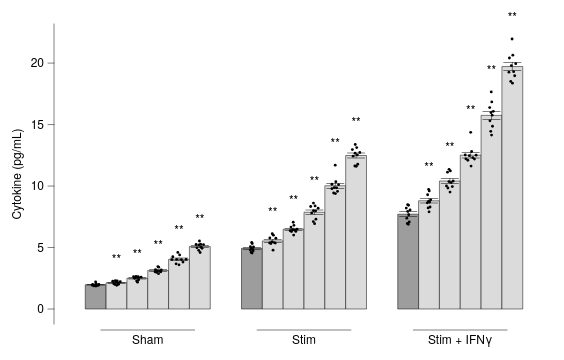

Here is the Vega-Lite specification saved for this chart:
### Vega-Lite specification from a JSON file in a GitHub repository (floating-point values rounded to 4 significant figures; data arrays with more than 128 entries replaced by an {"elided": "..."} marker saying what was removed)
{"background": null, "config": {"arc": {"fill": "#DBDBDB", "fillOpacity": 1.0, "innerRadius": 37.5, "padAngle": 0.03, "stroke": "black", "strokeOpacity": 1, "strokeWidth": 0.25}, "area": {"fill": "#DBDBDB", "fillOpacity": 1.0, "stroke": "black", "strokeOpacity": 1, "strokeWidth": 0.25}, "axis": {"domain": true, "domainCap": "round", "domainColor": "black", "domainWidth": 0.25, "grid": false, "gridCap": "round", "gridColor": "#F1F1F1", "gridDash": [0, 0], "gridOpacity": 1.0, "gridWidth": 0.25, "labelColor": "black", "labelFont": "Helvetica Neue, HelveticaNeue, Helvetica, Arial, sans-serif", "labelFontSize": 6, "labelFontStyle": "normal", "labelFontWeight": 400, "offset": 0, "ticks": true, "tickCap": "round", "tickColor": "black", "tickRound": false, "tickSize": 3, "tickWidth": 0.25, "titleColor": "black", "titleFont": "Helvetica Neue, HelveticaNeue, Helvetica, Arial, sans-serif", "titleFontSize": 6, "titleFontStyle": "normal", "titleFontWeight": 400}, "axisX": {"domain": false, "labelAlign": "center", "labelAngle": 0, "labels": true, "ticks": false, "translate": 0}, "axisY": {"domain": true, "labelAlign": "right", "labelAngle": 0, "labels": true, "ticks": true, "translate": 0}, "axisRight": {"domain": true, "labelAlign": "left", "labelAngle": 0, "labels": true, "ticks": true, "translate": 0}, "axisTop": {"domain": false, "labelAlign": "center", "labelAngle": 0, "labels": true, "ticks": false, "translate": 0}, "axisBand": {"tickOffset": 0}, "bar": {"fill": "#DBDBDB", "fillOpacity": 1.0, "stroke": "black", "strokeOpacity": 1, "strokeWidth": 0.25}, "boxplot": {"size": 13.5, "ticks": {"cornerRadius": 0.25, "fill": "black", "opacity": 1, "size": 6.75, "thickness": 0.25}, "box": {"fillOpacity": 1.0, "stroke": "black", "strokeOpacity": 1, "strokeWidth": 0.25}, "median": {"cornerRadius": 0, "fill": "black", "fillOpacity": 1.0, "opacity": 1, "size": 13.5, "thickness": 0.25}, "rule": {"fill": "black", "fillOpacity": 1.0, "size": 15.0, "stroke": "black", "strokeDash": [0, 0], "strokeOpacity": 1, "strokeWidth": 0.25}, "outliers": {"color": "black", "fill": "black", "fillOpacity": 1.0, "size": 0, "stroke": "black", "strokeOpacity": 1, "strokeWidth": 0.25}}, "circle": {"fill": "black", "fillOpacity": 1.0, "size": 1.875, "stroke": null, "strokeOpacity": 1, "strokeWidth": 0.25}, "errorband": {"band": {"fillOpacity": 0.6, "stroke": null, "strokeWidth": 0.25, "strokeOpacity": 1}, "borders": {"opacity": 0, "strokeOpacity": 1, "strokeWidth": 0.25}}, "errorbar": {"opacity": 1, "rule": {"strokeDash": [0, 0], "strokeWidth": 0.25}, "ticks": {"color": "black", "cornerRadius": 0.125, "opacity": 1, "size": 9.0, "thickness": 0.25}, "thickness": 0.25}, "font": "Helvetica Neue, HelveticaNeue, Helvetica, Arial, sans-serif", "geoshape": {"fill": "#DBDBDB", "fillOpacity": 1.0, "stroke": "black", "strokeOpacity": 1, "strokeWidth": 0.25}, "header": {"labelColor": "black", "labelFont": "Helvetica Neue, HelveticaNeue, Helvetica, Arial, sans-serif", "labelFontSize": 6, "labelFontStyle": "normal", "labelFontWeight": 400, "titleColor": "black", "titleFont": "Helvetica Neue, HelveticaNeue, Helvetica, Arial, sans-serif", "titleFontSize": 6, "titleFontStyle": "normal", "titleFontWeight": 400, "titlePadding": 0}, "legend": {"disable": false, "offset": 4.5, "titlePadding": 4, "labelOffset": 2, "gradientLabelOffset": 2, "columnPadding": 4, "rowPadding": 2, "gradientLength": 75.0, "gradientThickness": 7.5, "gradientOpacity": 1.0, "gradientStrokeColor": "black", "gradientStrokeWidth": 0.25, "labelColor": "black", "labelFont": "Helvetica Neue, HelveticaNeue, Helvetica, Arial, sans-serif", "labelFontSize": 6, "labelFontStyle": "normal", "labelFontWeight": 400, "strokeColor": "black", "strokeWidth": 0, "symbolSize": 36, "symbolStrokeColor": "black", "symbolStrokeWidth": 0.25, "titleColor": "black", "titleFont": "Helvetica Neue, HelveticaNeue, Helvetica, Arial, sans-serif", "titleFontSize": 6, "titleFontStyle": "normal", "titleFontWeight": 400}, "line": {"color": "black", "stroke": "black", "strokeCap": "butt", "strokeDash": [0, 0], "strokeOpacity": 1, "strokeWidth": 0.5}, "point": {"filled": true, "fill": "#DBDBDB", "fillOpacity": 1.0, "size": 7.5, "stroke": "black", "strokeOpacity": 1, "strokeWidth": 0.25}, "range": {"category": ["#B2B2B2", "#4A7CD3", "#008542", "#664CAF", "#509F98", "#636363", "#284F93", "#005226", "#382864", "#285753"], "diverging": {"scheme": ["#443E60", "#5F597E", "#7C759B", "#9994B6", "#B7B4CC", "#D6D5DC", "#F6F6F6", "#D1DAD9", "#A4C2BF", "#7AA9A4", "#578E89", "#37736E", "#1B5954"]}, "heatmap": {"scheme": ["#440154", "#472270", "#433E82", "#38598C", "#2C728E", "#238A8D", "#24A086", "#39B578", "#5DC862", "#96D646", "#CAE02D", "#FDE724"]}, "ordinal": {"scheme": ["#F1F1F1", "#DBDBDB", "#C6C6C6", "#B2B2B2", "#9D9D9D", "#898989", "#767676", "#636363", "#515151", "#404040", "#2F2F2F", "#1F1F1F"]}, "ramp": {"scheme": ["#440154", "#472270", "#433E82", "#38598C", "#2C728E", "#238A8D", "#24A086", "#39B578", "#5DC862", "#96D646", "#CAE02D", "#FDE724"]}}, "rule": {"color": "black", "stroke": "black", "strokeCap": "round", "strokeDash": [2, 2], "strokeOpacity": 1, "strokeWidth": 0.25}, "scale": {"barBandPaddingInner": 0.1, "rectBandPaddingInner": 0, "tickBandPaddingInner": 0.1, "bandPaddingOuter": 0.1, "bandWithNestedOffsetPaddingInner": 0.2, "bandWithNestedOffsetPaddingOuter": 0.2, "offsetBandPaddingInner": 0, "offsetBandPaddingOuter": 0, "continuousPadding": 7.5, "round": false}, "rect": {"fill": "#DBDBDB", "fillOpacity": 1.0, "stroke": "black", "strokeOpacity": 1, "strokeWidth": 0.25}, "square": {"fill": "#DBDBDB", "fillOpacity": 1.0, "size": 15.0, "stroke": "black", "strokeOpacity": 1, "strokeWidth": 0.25}, "text": {"color": "black", "font": "Helvetica Neue, HelveticaNeue, Helvetica, Arial, sans-serif", "fontSize": 6, "fontStyle": "normal", "fontWeight": 400}, "tick": {"color": "black", "cornerRadius": 0.125, "opacity": 1.0, "size": 13.5, "thickness": 0.25}, "title": {"anchor": "middle", "frame": "group", "color": "black", "font": "Helvetica Neue, HelveticaNeue, Helvetica, Arial, sans-serif", "fontSize": 6, "fontStyle": "normal", "fontWeight": 400, "subtitleColor": "black", "subtitleFont": "Helvetica Neue, HelveticaNeue, Helvetica, Arial, sans-serif", "subtitleFontSize": 6, "subtitleFontStyle": "normal", "subtitleFontWeight": 400}, "trail": {"color": "black", "opacity": 1, "size": 0.5}, "view": {"continuousWidth": 250, "continuousHeight": 150, "discreteWidth": 250, "discreteHeight": 150, "fill": null, "stroke": null, "strokeWidth": 0.25}}, "vconcat": [{"layer": [{"layer": [{"data": {"name": "data-9f034f5143c3ae99e96588757bb17d60"}, "mark": {"type": "bar"}, "encoding": {"fill": {"condition": {"test": "datum.cond === 'Veh'", "value": "#9D9D9D"}, "value": "#DBDBDB"}, "x": {"axis": {"labels": false, "title": null}, "field": "grp", "sort": ["Sham", "Stim", "Stim+IFN"], "title": null, "type": "nominal"}, "xOffset": {"field": "cond", "sort": ["Veh", "1", "3", "10", "30", "100"], "type": "nominal"}, "y": {"aggregate": "mean", "field": "y", "title": "Cytokine (pg/mL)", "type": "quantitative", "scale": {"nice": false}}}}, {"data": {"name": "data-9f034f5143c3ae99e96588757bb17d60"}, "mark": {"type": "errorbar", "extent": "stderr"}, "encoding": {"x": {"axis": {"labels": false, "title": null}, "field": "grp", "sort": ["Sham", "Stim", "Stim+IFN"], "title": null, "type": "nominal"}, "xOffset": {"field": "cond", "sort": ["Veh", "1", "3", "10", "30", "100"], "type": "nominal"}, "y": {"field": "y", "title": "", "type": "quantitative", "scale": {"nice": false}}}}, {"layer": [{"data": {"values": [{"grp": "Sham", "cond": "1", "__y": 2.31, "__label": "**", "__dysonsphere__": 1}]}, "mark": {"type": "text", "align": "center", "baseline": "bottom", "dy": -8.0, "fontSize": 6}, "encoding": {"text": {"field": "__label", "type": "nominal"}, "x": {"axis": {"labels": false, "title": null}, "field": "grp", "sort": ["Sham", "Stim", "Stim+IFN"], "type": "nominal"}, "xOffset": {"field": "cond", "sort": ["Veh", "1", "3", "10", "30", "100"], "type": "nominal"}, "y": {"field": "__y", "type": "quantitative", "scale": {"nice": false}}}}, {"data": {"values": [{"grp": "Sham", "cond": "3", "__y": 2.65, "__label": "**", "__dysonsphere__": 1}]}, "mark": {"type": "text", "align": "center", "baseline": "bottom", "dy": -8.0, "fontSize": 6}, "encoding": {"text": {"field": "__label", "type": "nominal"}, "x": {"axis": {"labels": false, "title": null}, "field": "grp", "sort": ["Sham", "Stim", "Stim+IFN"], "type": "nominal"}, "xOffset": {"field": "cond", "sort": ["Veh", "1", "3", "10", "30", "100"], "type": "nominal"}, "y": {"field": "__y", "type": "quantitative", "scale": {"nice": false}}}}, {"data": {"values": [{"grp": "Sham", "cond": "10", "__y": 3.447, "__label": "**", "__dysonsphere__": 1}]}, "mark": {"type": "text", "align": "center", "baseline": "bottom", "dy": -8.0, "fontSize": 6}, "encoding": {"text": {"field": "__label", "type": "nominal"}, "x": {"axis": {"labels": false, "title": null}, "field": "grp", "sort": ["Sham", "Stim", "Stim+IFN"], "type": "nominal"}, "xOffset": {"field": "cond", "sort": ["Veh", "1", "3", "10", "30", "100"], "type": "nominal"}, "y": {"field": "__y", "type": "quantitative", "scale": {"nice": false}}}}, {"data": {"values": [{"grp": "Sham", "cond": "30", "__y": 4.601, "__label": "**", "__dysonsphere__": 1}]}, "mark": {"type": "text", "align": "center", "baseline": "bottom", "dy": -8.0, "fontSize": 6}, "encoding": {"text": {"field": "__label", "type": "nominal"}, "x": {"axis": {"labels": false, "title": null}, "field": "grp", "sort": ["Sham", "Stim", "Stim+IFN"], "type": "nominal"}, "xOffset": {"field": "cond", "sort": ["Veh", "1", "3", "10", "30", "100"], "type": "nominal"}, "y": {"field": "__y", "type": "quantitative", "scale": {"nice": false}}}}, {"data": {"values": [{"grp": "Sham", "cond": "100", "__y": 5.53, "__label": "**", "__dysonsphere__": 1}]}, "mark": {"type": "text", "align": "center", "baseline": "bottom", "dy": -8.0, "fontSize": 6}, "encoding": {"text": {"field": "__label", "type": "nominal"}, "x": {"axis": {"labels": false, "title": null}, "field": "grp", "sort": ["Sham", "Stim", "Stim+IFN"], "type": "nominal"}, "xOffset": {"field": "cond", "sort": ["Veh", "1", "3", "10", "30", "100"], "type": "nominal"}, "y": {"field": "__y", "type": "quantitative", "scale": {"nice": false}}}}, {"data": {"values": [{"grp": "Stim", "cond": "1", "__y": 6.119, "__label": "**", "__dysonsphere__": 1}]}, "mark": {"type": "text", "align": "center", "baseline": "bottom", "dy": -8.0, "fontSize": 6}, "encoding": {"text": {"field": "__label", "type": "nominal"}, "x": {"axis": {"labels": false, "title": null}, "field": "grp", "sort": ["Sham", "Stim", "Stim+IFN"], "type": "nominal"}, "xOffset": {"field": "cond", "sort": ["Veh", "1", "3", "10", "30", "100"], "type": "nominal"}, "y": {"field": "__y", "type": "quantitative", "scale": {"nice": false}}}}, {"data": {"values": [{"grp": "Stim", "cond": "3", "__y": 7.053, "__label": "**", "__dysonsphere__": 1}]}, "mark": {"type": "text", "align": "center", "baseline": "bottom", "dy": -8.0, "fontSize": 6}, "encoding": {"text": {"field": "__label", "type": "nominal"}, "x": {"axis": {"labels": false, "title": null}, "field": "grp", "sort": ["Sham", "Stim", "Stim+IFN"], "type": "nominal"}, "xOffset": {"field": "cond", "sort": ["Veh", "1", "3", "10", "30", "100"], "type": "nominal"}, "y": {"field": "__y", "type": "quantitative", "scale": {"nice": false}}}}, {"data": {"values": [{"grp": "Stim", "cond": "10", "__y": 8.611, "__label": "**", "__dysonsphere__": 1}]}, "mark": {"type": "text", "align": "center", "baseline": "bottom", "dy": -8.0, "fontSize": 6}, "encoding": {"text": {"field": "__label", "type": "nominal"}, "x": {"axis": {"labels": false, "title": null}, "field": "grp", "sort": ["Sham", "Stim", "Stim+IFN"], "type": "nominal"}, "xOffset": {"field": "cond", "sort": ["Veh", "1", "3", "10", "30", "100"], "type": "nominal"}, "y": {"field": "__y", "type": "quantitative", "scale": {"nice": false}}}}, {"data": {"values": [{"grp": "Stim", "cond": "30", "__y": 11.7, "__label": "**", "__dysonsphere__": 1}]}, "mark": {"type": "text", "align": "center", "baseline": "bottom", "dy": -8.0, "fontSize": 6}, "encoding": {"text": {"field": "__label", "type": "nominal"}, "x": {"axis": {"labels": false, "title": null}, "field": "grp", "sort": ["Sham", "Stim", "Stim+IFN"], "type": "nominal"}, "xOffset": {"field": "cond", "sort": ["Veh", "1", "3", "10", "30", "100"], "type": "nominal"}, "y": {"field": "__y", "type": "quantitative", "scale": {"nice": false}}}}, {"data": {"values": [{"grp": "Stim", "cond": "100", "__y": 13.38, "__label": "**", "__dysonsphere__": 1}]}, "mark": {"type": "text", "align": "center", "baseline": "bottom", "dy": -8.0, "fontSize": 6}, "encoding": {"text": {"field": "__label", "type": "nominal"}, "x": {"axis": {"labels": false, "title": null}, "field": "grp", "sort": ["Sham", "Stim", "Stim+IFN"], "type": "nominal"}, "xOffset": {"field": "cond", "sort": ["Veh", "1", "3", "10", "30", "100"], "type": "nominal"}, "y": {"field": "__y", "type": "quantitative", "scale": {"nice": false}}}}, {"data": {"values": [{"grp": "Stim+IFN", "cond": "1", "__y": 9.734, "__label": "**", "__dysonsphere__": 1}]}, "mark": {"type": "text", "align": "center", "baseline": "bottom", "dy": -8.0, "fontSize": 6}, "encoding": {"text": {"field": "__label", "type": "nominal"}, "x": {"axis": {"labels": false, "title": null}, "field": "grp", "sort": ["Sham", "Stim", "Stim+IFN"], "type": "nominal"}, "xOffset": {"field": "cond", "sort": ["Veh", "1", "3", "10", "30", "100"], "type": "nominal"}, "y": {"field": "__y", "type": "quantitative", "scale": {"nice": false}}}}, {"data": {"values": [{"grp": "Stim+IFN", "cond": "3", "__y": 11.36, "__label": "**", "__dysonsphere__": 1}]}, "mark": {"type": "text", "align": "center", "baseline": "bottom", "dy": -8.0, "fontSize": 6}, "encoding": {"text": {"field": "__label", "type": "nominal"}, "x": {"axis": {"labels": false, "title": null}, "field": "grp", "sort": ["Sham", "Stim", "Stim+IFN"], "type": "nominal"}, "xOffset": {"field": "cond", "sort": ["Veh", "1", "3", "10", "30", "100"], "type": "nominal"}, "y": {"field": "__y", "type": "quantitative", "scale": {"nice": false}}}}, {"data": {"values": [{"grp": "Stim+IFN", "cond": "10", "__y": 14.37, "__label": "**", "__dysonsphere__": 1}]}, "mark": {"type": "text", "align": "center", "baseline": "bottom", "dy": -8.0, "fontSize": 6}, "encoding": {"text": {"field": "__label", "type": "nominal"}, "x": {"axis": {"labels": false, "title": null}, "field": "grp", "sort": ["Sham", "Stim", "Stim+IFN"], "type": "nominal"}, "xOffset": {"field": "cond", "sort": ["Veh", "1", "3", "10", "30", "100"], "type": "nominal"}, "y": {"field": "__y", "type": "quantitative", "scale": {"nice": false}}}}, {"data": {"values": [{"grp": "Stim+IFN", "cond": "30", "__y": 17.66, "__label": "**", "__dysonsphere__": 1}]}, "mark": {"type": "text", "align": "center", "baseline": "bottom", "dy": -8.0, "fontSize": 6}, "encoding": {"text": {"field": "__label", "type": "nominal"}, "x": {"axis": {"labels": false, "title": null}, "field": "grp", "sort": ["Sham", "Stim", "Stim+IFN"], "type": "nominal"}, "xOffset": {"field": "cond", "sort": ["Veh", "1", "3", "10", "30", "100"], "type": "nominal"}, "y": {"field": "__y", "type": "quantitative", "scale": {"nice": false}}}}, {"data": {"values": [{"grp": "Stim+IFN", "cond": "100", "__y": 21.96, "__label": "**", "__dysonsphere__": 1}]}, "mark": {"type": "text", "align": "center", "baseline": "bottom", "dy": -8.0, "fontSize": 6}, "encoding": {"text": {"field": "__label", "type": "nominal"}, "x": {"axis": {"labels": false, "title": null}, "field": "grp", "sort": ["Sham", "Stim", "Stim+IFN"], "type": "nominal"}, "xOffset": {"field": "cond", "sort": ["Veh", "1", "3", "10", "30", "100"], "type": "nominal"}, "y": {"field": "__y", "type": "quantitative", "scale": {"nice": false}}}}], "name": "__dysonsphere_ede9e77018a8e295_21"}]}, {"data": {"name": "data-9f034f5143c3ae99e96588757bb17d60"}, "mark": {"type": "circle", "size": 2}, "encoding": {"x": {"axis": {"labels": false, "title": null}, "field": "grp", "sort": ["Sham", "Stim", "Stim+IFN"], "title": null, "type": "nominal"}, "xOffset": {"field": "xoff", "scale": {"domain": [-0.5, 5.5]}, "type": "quantitative"}, "y": {"field": "y", "type": "quantitative", "scale": {"nice": false}}}}], "resolve": {"scale": {"xOffset": "independent"}}}, {"layer": [{"data": {"name": "data-4f53cda18c2baa0c0354bb5f9a3ecbe5"}, "mark": {"type": "text", "align": "right", "baseline": "middle", "fontSize": 6}, "encoding": {"text": {"field": "__label", "type": "nominal"}, "x": {"value": 0}, "y": {"axis": null, "field": "__y", "scale": {"domain": [0, 1.0], "nice": false, "padding": 0, "range": [0, 1.0], "zero": false}, "type": "quantitative"}}}, {"data": {"values": [{"__dysonsphere__": 1}]}, "mark": {"type": "rule", "color": "black", "strokeDash": [0, 0], "strokeWidth": 0.25}, "encoding": {"x": {"value": 23.44}, "x2": {"value": 70.31}, "y": {"value": 3.0}}}, {"data": {"name": "data-0b2d5ce7eeb564eae97c6f46a23b2e25"}, "mark": {"type": "text", "align": "center", "baseline": "top", "color": "black", "fontSize": 6}, "encoding": {"text": {"field": "__slabel", "type": "nominal"}, "x": {"value": 46.88}, "y": {"value": 5.0}}}, {"data": {"values": [{"__dysonsphere__": 1}]}, "mark": {"type": "rule", "color": "black", "strokeDash": [0, 0], "strokeWidth": 0.25}, "encoding": {"x": {"value": 101.6}, "x2": {"value": 148.4}, "y": {"value": 3.0}}}, {"data": {"name": "data-6d99149c663f66de5f9ec63c1aa3a2f3"}, "mark": {"type": "text", "align": "center", "baseline": "top", "color": "black", "fontSize": 6}, "encoding": {"text": {"field": "__slabel", "type": "nominal"}, "x": {"value": 125.0}, "y": {"value": 5.0}}}, {"data": {"values": [{"__dysonsphere__": 1}]}, "mark": {"type": "rule", "color": "black", "strokeDash": [0, 0], "strokeWidth": 0.25}, "encoding": {"x": {"value": 179.7}, "x2": {"value": 226.6}, "y": {"value": 3.0}}}, {"data": {"name": "data-bcac0d21884155bc25559a703bd6adbb"}, "mark": {"type": "text", "align": "center", "baseline": "top", "color": "black", "fontSize": 6}, "encoding": {"text": {"field": "__slabel", "type": "nominal"}, "x": {"value": 203.1}, "y": {"value": 5.0}}}], "height": 13.0, "view": {"fill": null, "stroke": null}, "width": 250}], "resolve": {"scale": {"x": "shared"}}, "spacing": 0, "$schema": "https://vega.github.io/schema/vega-lite/v6.4.1.json", "datasets": {"data-9f034f5143c3ae99e96588757bb17d60": {"elided": "180 records"}, "data-4f53cda18c2baa0c0354bb5f9a3ecbe5": [], "data-0b2d5ce7eeb564eae97c6f46a23b2e25": [{"__slabel": "Sham", "__dysonsphere__": 1}], "data-6d99149c663f66de5f9ec63c1aa3a2f3": [{"__slabel": "Stim", "__dysonsphere__": 1}], "data-bcac0d21884155bc25559a703bd6adbb": [{"__slabel": "Stim + IFNγ", "__dysonsphere__": 1}]}}
